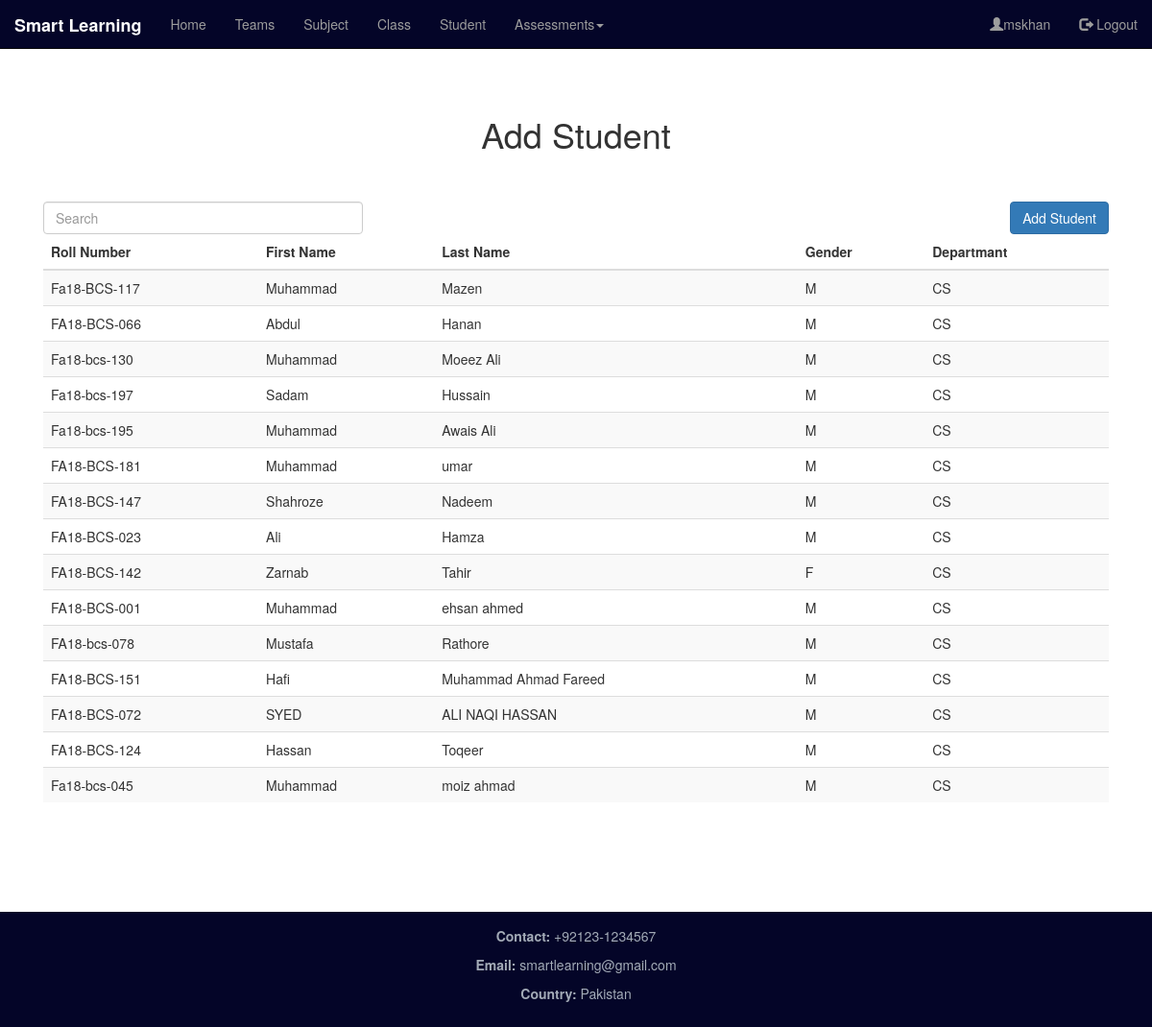
The app's page /dashboard/enroll_student/ (signed in) with its own data.
### dashboard_app/models.py (models this page shows, shortened)
class Student(models.Model):
    s_roll_number=models.CharField(max_length=15, primary_key=True)
    s_first_name=models.CharField(max_length=256)
    s_last_name=models.CharField(max_length=256)
    s_gender=models.CharField(max_length=1, choices=gender_list)
    s_department=models.CharField(max_length=3, choices=department_list)

### dashboard_app/views.py (the view)
# urls.py: path('enroll_student/',views.Enroll_Student_View,name='enroll_student_page'),
def Enroll_Student_View(request):
    if request.user.is_authenticated:
        if request.session.has_key('username'):
            name=request.session['username']
            form= form_student()
            if request.method == 'POST':
                form = form_student(request.POST)
                try:
                    if form.is_valid():
                        data=form.save()
                        data.save()
                        return redirect('/dashboard/enroll_student/')
                    else:
                        form=form_enrole_student()
                        up_form=file_upload_form()
                        sub_list=Subject.objects.all()
                        data=Student_Enroll.objects.filter(s_subject= sub_list[0])
                        return render(request, 'dashboard_app/student_marks.html',{'form':form,'up_form':up_form, 'name':name,'data':data ,'sub_list':sub_list,'message':'Invalid Data or Already Exist'})
                except IntegrityError as e:
                    if 'UNIQUE constraint':
                        pass
                data=Student.objects.all()
                return render(request, 'dashboard_app/enroll_student.html',{'form':form, 'name':name, 'data':data})
            else:
                data= Student.objects.all()
                return render(request, "dashboard_app/enroll_student.html",{'form':form, 'name':name, 'data':data})
        else:
            return redirect('/')
    else:
        return redirect('/')

### dashboard_app/forms.py
class form_student(forms.ModelForm):
    class Meta:
        model = Student
        fields = '__all__'
        widgets={
        's_class':forms.Select(attrs={
            'class':'form-control'
        }),
        's_first_name':forms.TextInput(
        attrs={
        'class': 'form-control',
        'placeholder' : 'First Name'
        }),
        's_last_name':forms.TextInput(
            attrs={
                'class': 'form-control',
                'placeholder': 'Last Name',
            }),
        's_roll_number':forms.TextInput(
            attrs={
                'class': 'form-control',
                'placeholder': 'Roll Number',
            }),
        's_gender': forms.Select(
        choices=gender_list,
        attrs={
            'class': 'form-control',
        }),
        's_department': forms.Select(
        choices=department_list,
        attrs={
            'class': 'form-control',
        })
        }

### templates/dashboard_app/enroll_student.html (shortened to what this page needs)
<!DOCTYPE html>
{% extends "base.html" %}
{% load staticfiles %}
{% block body_block %}
<div class="container-fluid" style=" margin-top: 50px; height: 800px">
  <h1 class="text-center">Add Student</h1><br><br>
<button class="btn btn-primary" style="float: right" id="add_btn">Add Student</button>
<input type="text" class="form-control" id="myInput" placeholder="Search" style="width: 30%">
  <div>
    <table class="table table-striped">
      <thead>
        <th>Roll Number</th>
        <th>First Name</th>
        <th>Last Name</th>
        <th>Gender</th>
        <th>Departmant</th>
      </thead>
      <tbody id="myTable">
        {% for i in data %}
        <tr>
          <td>{{i.s_roll_number}}</td>
          <td>{{i.s_first_name}}</td>
          <td>{{i.s_last_name}}</td>
          <td>{{i.s_gender}}</td>
          <td>{{i.s_department}}</td>
        </tr>
        {% endfor %}
      </tbody>
    </table>
  </div>
</div>
{% endblock %}

### templates/base.html (shortened to what this page needs)
<!DOCTYPE html>
{% load staticfiles %}
<html lang="en">
<head>
  <link rel="stylesheet" href="https://maxcdn.bootstrapcdn.com/bootstrap/3.3.2/css/bootstrap.min.css">
  <link rel="stylesheet" href="https://maxcdn.bootstrapcdn.com/bootstrap/3.4.0/css/bootstrap.min.css">
  <link rel="stylesheet" href="{% static "dashboard_app/css/main.css"%}">
  <link rel="stylesheet" href="//code.jquery.com/ui/1.12.1/themes/base/jquery-ui.css">
</head>
<body>
  <nav class="navbar navbar-inverse navbar-fixed-top ">
    <div class="container-fluid">
      <div class="navbar-header">
        <a class="navbar-brand" href="{% url 'dashboard_app:dashboard_page' %}"><b>Smart Learning</b></a>
      </div>
      <div class="collapse navbar-collapse" id="myNavbar">
        <ul class="nav navbar-nav">
          <li id="home_li"><a href="{% url 'dashboard_app:dashboard_page' %}">Home</a></li>
          <li id="team_li"><a href="{% url 'dashboard_app:group_page' %}">Teams</a></li>
          <li id="subject_li"><a href="{% url 'dashboard_app:enroll_subject_page' %}">Subject</a></li>
          <li><a href="{% url 'dashboard_app:enroll_class_page' %}">Class</a></li>
          <li><a href="{% url 'dashboard_app:enroll_student_class_page' %}">Student</a></li>
          <li id="add_li" class="dropdown"><a class="dropdown-toggle" data-toggle="dropdown" href="{% url 'dashboard_app:enroll_class_page' %}">Assessments<span class="caret"></span></a>
          </li>
        </ul>
        <ul class="nav navbar-nav navbar-right">
          <li><a ><span class="glyphicon glyphicon-user"></span>{{ name }}</a></li>
          <li><a href="{% url 'login_app:logout_page' %}"><span class="glyphicon glyphicon-log-out"></span> Logout</a></li>
        </ul>
      </div>
    </div>
  </nav>
<div class="container-fluid text-center">
  <div class="row content">
    <div class="col-xs-12 text-left">
      <div class="container">
        {% block body_block %}
        {% endblock %}
      </div>
    </div>
  </div>
</div>
<footer class="container-fluid text-center" style="margin-top: 50px;">
  <p><b>Contact:</b> +92123-1234567</p>
  <p><b>Email:</b> smartlearning@gmail.com</p>
  <p><b>Country:</b> Pakistan</p>
</footer>
</body>
</html>

### statics/dashboard_app/css/main.css (style rules this page uses)
.navbar { margin-bottom: 0; border-radius: 0; background-color:#040528; }
.container { height: 110% auto; margin-top: 50px; }
.row.content { height: 450px }
footer { background-color:#040528; color: #a3abb7; padding: 15px; bottom:0px; height:20%; }

### records on screen
Student: s_roll_number "Fa18-BCS-117", s_first_name "Muhammad", s_last_name "Mazen", s_gender "M", s_department "CS"
Student: s_roll_number "FA18-BCS-066", s_first_name "Abdul", s_last_name "Hanan", s_gender "M", s_department "CS"
Student: s_roll_number "Fa18-bcs-130", s_first_name "Muhammad", s_last_name "Moeez Ali", s_gender "M", s_department "CS"
Student: s_roll_number "Fa18-bcs-197", s_first_name "Sadam", s_last_name "Hussain", s_gender "M", s_department "CS"
Student: s_roll_number "Fa18-bcs-195", s_first_name "Muhammad", s_last_name "Awais Ali", s_gender "M", s_department "CS"
Student: s_roll_number "FA18-BCS-181", s_first_name "Muhammad", s_last_name "umar", s_gender "M", s_department "CS"
Student: s_roll_number "FA18-BCS-147", s_first_name "Shahroze", s_last_name "Nadeem", s_gender "M", s_department "CS"
Student: s_roll_number "FA18-BCS-023", s_first_name "Ali", s_last_name "Hamza", s_gender "M", s_department "CS"
Student: s_roll_number "FA18-BCS-142", s_first_name "Zarnab", s_last_name "Tahir", s_gender "F", s_department "CS"
Student: s_roll_number "FA18-BCS-001", s_first_name "Muhammad", s_last_name "ehsan ahmed", s_gender "M", s_department "CS"
Student: s_roll_number "FA18-bcs-078", s_first_name "Mustafa", s_last_name "Rathore", s_gender "M", s_department "CS"
Student: s_roll_number "FA18-BCS-151", s_first_name "Hafi", s_last_name "Muhammad Ahmad Fareed", s_gender "M", s_department "CS"
Student: s_roll_number "FA18-BCS-072", s_first_name "SYED", s_last_name "ALI NAQI HASSAN", s_gender "M", s_department "CS"
Student: s_roll_number "FA18-BCS-124", s_first_name "Hassan", s_last_name "Toqeer", s_gender "M", s_department "CS"
Student: s_roll_number "Fa18-bcs-045", s_first_name "Muhammad", s_last_name "moiz ahmad", s_gender "M", s_department "CS"

### other values on screen
{{ name }} "mskhan"
